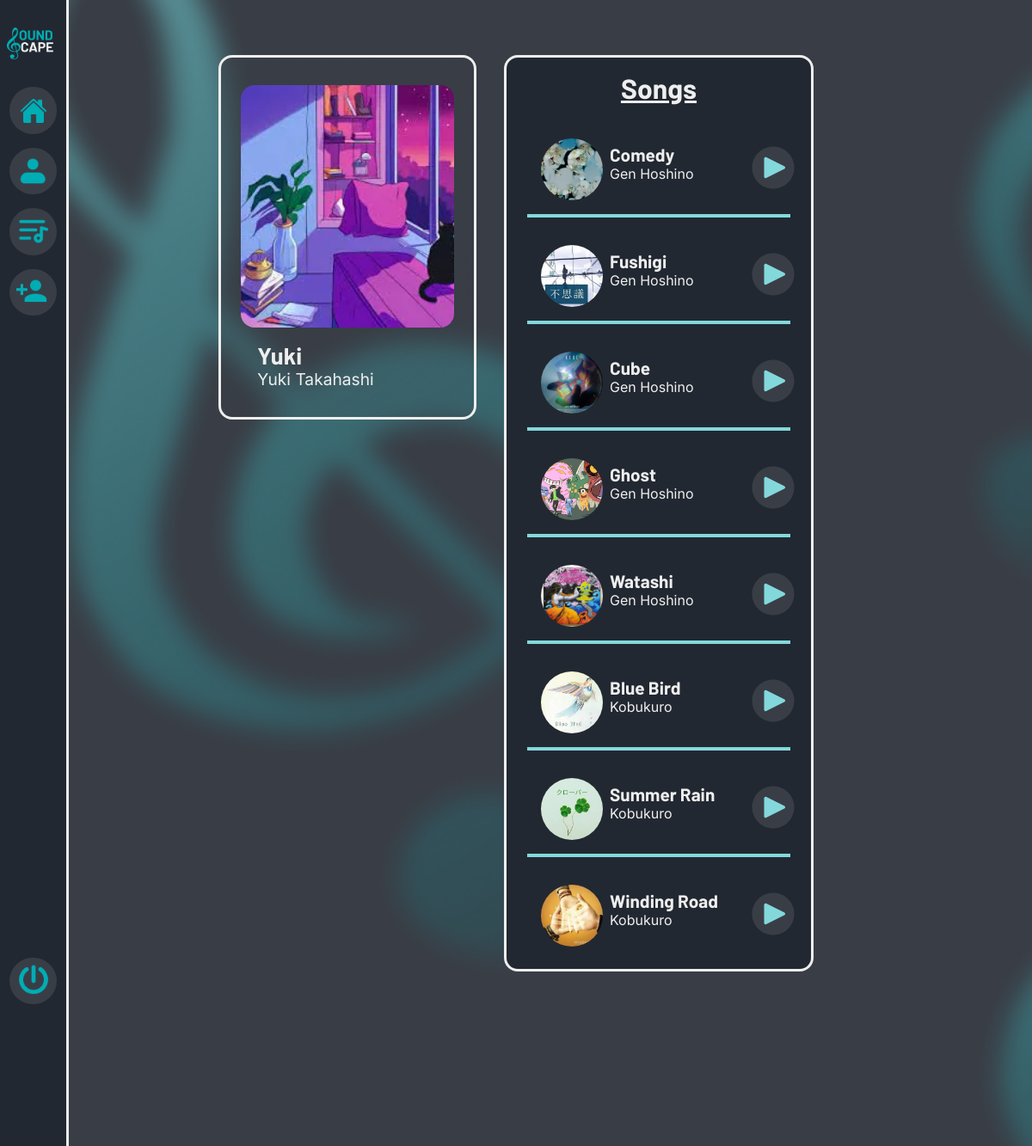
Screenshot of /playlist/1 (signed in) with the database file from the repository.
### music/tables.py (models this page shows)
class Playlist(db.Model):
    __tablename__="playlist"
    playlist_id=db.Column(db.Integer,primary_key=True,autoincrement=True)
    playlist_name=db.Column(db.String,nullable=False)
    playlist_cover=db.Column(db.String,nullable=False)
    playlist_creator=db.Column(db.String,db.ForeignKey("user.user_name"),nullable=False)

class Song(db.Model):
    __tablename__="song"
    song_id=db.Column(db.Integer,primary_key=True,autoincrement=True)
    song_name=db.Column(db.String,nullable=False)
    song_cover=db.Column(db.String,nullable=False)
    song_lyrics=db.Column(db.String,nullable=False,unique=True)
    song_audio=db.Column(db.String,nullable=False)
    creator_id_registered=db.Column(db.Integer,db.ForeignKey("creator.creator_id"),nullable=False)
    creator_name_registered=db.Column(db.String,db.ForeignKey("creator.creator_name"),nullable=False)
    no_of_likes=db.Column(db.Integer,nullable=False,default=0)
    keywords=db.Column(db.String,nullable=False)

### music/routes.py (the view)
@app.route("/playlist/<playlist_id>")
def playlist(playlist_id):
    if session.get("email"):
        q=tables.PlaylistSongs.query.filter(tables.PlaylistSongs.playlist_id == playlist_id).all()
        q1=tables.Playlist.query.filter(tables.Playlist.playlist_id == playlist_id).first()
        songs=[]
        for i in q:
            songs.append(tables.Song.query.filter(tables.Song.song_id == i.song_id).first())
        return render_template("playlist_view.html",song=songs,playlist=q1)
    else:
        return redirect("/user_login")

### music/templates/playlist_view.html (shortened to what this page needs)
<!DOCTYPE html>
<html lang="en">
<head>
    <link rel="stylesheet" href="../static/css/dashboard.css">
    <link rel="stylesheet" href="../static/css/song.css">
    <link rel="stylesheet" href="../static/css/styles.css">
    <link rel="stylesheet" href="../static/css/playlist_view.css">
</head>
<body>
    <main class="main1">
        <aside class="sidebar" >
            <img src="../static/images/Logo.png" alt="logo" class="logo">
            <div class="nav-links">
                <div class="nav1">
                    <a href="/user_dashboard" class="link"><img src="../static/images/home.png" alt="home_link" class="nav-img"></a>
                    <a href="/user_profile" class="link"><img src="../static/images/profile.png" alt="profile_link" class="nav-img"></a>
                    <a href="/user_createplaylist" class="link"><img src="../static/images/playlist.png" alt="create_playlist_link" class="nav-img"></a>
                    <a href="/creator_account" class="link"><img src="../static/images/creator.png" alt="creator_register_link" class="nav-img"></a>
                </div>
                <div class="nav2">
                    <a href="/user_logout" class="link"><img src="../static/images/logout.png" alt="logout" class="nav-img"></a>
                </div>
            </div>
        </aside>
        <section class="songboard">
            <div class="section1">
                <div class="songcontainer1">
                    <img src="../static/songcollection/cover/{{playlist.playlist_cover}}" alt="playlist_cover" class="cover-img1">
                    <div class="desc">
                        <div class="subsection1">
                            <h2 class="title">{{playlist.playlist_name}}</h2>
                            <p class="subtitle1">{{playlist.playlist_creator}}</p>
                        </div>
                    </div>
                </div>
            </div>
            <div class="playlistsongcontainer">
                <h1 class="heading2">Songs</h1>
                <div class="subsection3">
                    {% for i in song:%}
                        <div class="songcontainer2">
                            <img src="../static/songcollection/cover/{{i.song_cover}}" alt="song_cover" class="songicon">
                            <div class="desc3">
                                <div class="desc1">
                                    <h3 class="title1">{{i.song_name}}</h3>
                                    <p class="para1">{{i.creator_name_registered}}</p>
                                </div>
                                <a href="/song/user/{{i.song_id}}" class="play_btn1"><img src="../static/images/play.png" alt="play_song"></a>
                            </div>
                        </div>
                    {% endfor%}
                </div>
            </div>
        </section>
    </main>
</body>
</html>

### music/static/css/dashboard.css (style rules this page uses)
* { --primary-color-: #393E46; --secondary-color1-: #EEEEEE; --secondary-color2-: #222831; --accent-color1-: #00ADB5; --accent-color2-: #83D8DC; --accent-color3-: #076267; --accent-color4-: #393E46; --error-color-: rgb(250, 40, 40); }
* { box-sizing: border-box; margin: 0; padding: 0; }
.logo { width: 80%; margin: 2em 0 0 0; }
.main1 { width: 100%; display: flex; position: absolute; }
.nav1, .nav2, .nav-links, .sidebar { width: 100%; display: flex; flex-direction: column; align-items: center; }
.nav1 { gap: 1em; }
.nav-img { width: 3em; }
.nav-links { margin: 2em 0 0 0; height: 80vh; justify-content: space-between; }
.sidebar { position: fixed; top: 0%; left: 0%; width: 16%; max-width: 32em; height: 100vh; z-index: 20; border-right: 0.2em solid var(--secondary-color1-); background-color: var(--secondary-color2-); }
.link, .active { display: flex; justify-content: center; align-items: center; border-radius: 50%; padding: 0.2em; background-color: var(--primary-color-); }
.dashboardHeading, .subheading, .title { color: var(--Secondary-1, #EEE); font-family: Barlow; font-size: 2.5em; font-style: normal; font-weight: 700; }
.para1 { font-family: Inter; color: var(--secondary-color1-); font-size: 1.2em; }
.title, .subtitle1 { color: var(--secondary-color1-); text-decoration: none; font-size: 1.7em; margin: 0; }
.subtitle1 { font-size: 1.2em; font-family: Inter; font-weight: 400; }
@media screen and (min-width:1024px) { .sidebar { max-width: 5em; } }

### music/static/css/song.css (style rules this page uses)
* { --primary-color-: #393E46; --secondary-color1-: #EEEEEE; --secondary-color2-: #222831; --accent-color1-: #00ADB5; --accent-color2-: #83D8DC; --accent-color3-: #076267; --accent-color4-: #393E46; }
.songboard { width: 100%; display: flex; flex-direction: column; align-items: flex-end; background: url("../images/loginbg.png"); background-size: cover; }
.section1 { width: 70%; display: flex; flex-direction: column; justify-content: center; gap: 1em; }
.songcontainer1, .lyricscontainer, .audioplayer { display: flex; flex-direction: column; padding: 1em; margin: 5em -2em 0; width: 100%; border: 0.2em solid var(--secondary-color1-); border-radius: 1em; }
.songcontainer1, .lyricscontainer { background: linear-gradient(141deg, rgba(57, 62, 70, 0.60) 1.83%, rgba(57, 62, 70, 0.10) 100%); backdrop-filter: blur(0.2em); }
.desc { margin: 1em auto; }
.desc { width: 100%; display: flex; justify-content: space-between; align-items: center; }
.cover-img1 { width: 95%; aspect-ratio: 3/3.4; object-fit: cover; align-self: center; border-radius: 1em; margin: 1em 0 0 0; }
.heading2 { color: var(--secondary-color1-); font-family: Barlow; font-size: 2em; text-decoration: underline; text-align: center; }
@media screen and (min-width:1024px) { .songboard { flex-direction: row; align-items: start; justify-content: center; gap: 2em; height: 100vh; } }
@media screen and (min-width:1024px) { .section1 { width: 25%; } }
@media screen and (min-width:1024px) { .songcontainer1, .lyricscontainer, .audioplayer { margin: 4em 2em 0; } }

### music/static/css/styles.css (style rules this page uses)
* { --primary-color-: #393E46; --secondary-color1-: #EEEEEE; --secondary-color2-: #222831; --accent-color1-: #00ADB5; --accent-color2-: #83D8DC; --accent-color3-: #076267; --accent-color4-: #393E46; }
* { padding: 0; margin: 0; box-sizing: border-box; transition: all linear 0.5s; user-select: none; scroll-behavior: smooth; }
.headimg, .desc { width: 80%; max-width: 400px; }
@media screen and (min-width:1024px) { .desc { max-width: 500px; } }

### rows the page displays
Playlist: playlist_cover (picture), playlist_name "Yuki", playlist_creator "Yuki Takahashi"
Song: song_cover (picture), song_name "Comedy", creator_name_registered "Gen Hoshino"
Song: song_cover (picture), song_name "Fushigi", creator_name_registered "Gen Hoshino"
Song: song_cover (picture), song_name "Cube", creator_name_registered "Gen Hoshino"
Song: song_cover (picture), song_name "Ghost", creator_name_registered "Gen Hoshino"
Song: song_cover (picture), song_name "Watashi", creator_name_registered "Gen Hoshino"
Song: song_cover (picture), song_name "Blue Bird", creator_name_registered "Kobukuro"
Song: song_cover (picture), song_name "Summer Rain", creator_name_registered "Kobukuro"
Song: song_cover (picture), song_name "Winding Road", creator_name_registered "Kobukuro"
